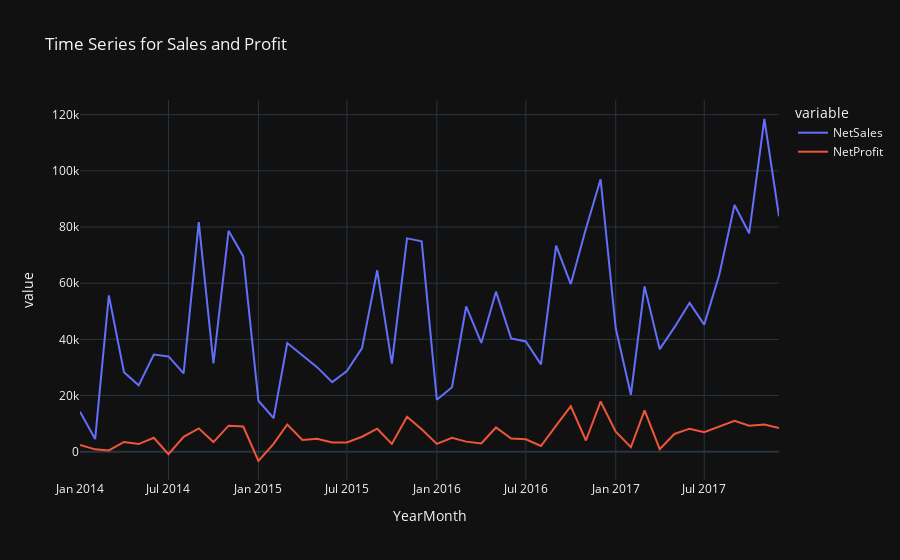

This figure's notebook cell:
### Code cell
px.line(data_frame=monthly_df, x="YearMonth", y=["NetSales", "NetProfit"], title="Time Series for Sales and Profit")

### Figure 1 — Plotly figure (JSON) as saved in the notebook; plotly's stock layout.template omitted (floating-point values rounded to 4 significant figures)
{"data": [{"hovertemplate": "variable=NetSales<br>YearMonth=%{x}<br>value=%{y}<extra></extra>", "legendgroup": "NetSales", "line": {"color": "#636efa", "dash": "solid"}, "marker": {"symbol": "circle"}, "mode": "lines", "name": "NetSales", "orientation": "v", "showlegend": true, "x": ["2014-01", "2014-02", "2014-03", "2014-04", "2014-05", "2014-06", "2014-07", "2014-08", "2014-09", "2014-10", "2014-11", "2014-12", "2015-01", "2015-02", "2015-03", "2015-04", "2015-05", "2015-06", "2015-07", "2015-08", "2015-09", "2015-10", "2015-11", "2015-12", "2016-01", "2016-02", "2016-03", "2016-04", "2016-05", "2016-06", "2016-07", "2016-08", "2016-09", "2016-10", "2016-11", "2016-12", "2017-01", "2017-02", "2017-03", "2017-04", "2017-05", "2017-06", "2017-07", "2017-08", "2017-09", "2017-10", "2017-11", "2017-12"], "xaxis": "x", "y": [14240.0, 4520.0, 55690.0, 28300.0, 23650.0, 34600.0, 33950.0, 27910.0, 81780.0, 31450.0, 78630.0, 69550.0, 18170.0, 11950.0, 38730.0, 34200.0, 30130.0, 24800.0, 28770.0, 36900.0, 64600.0, 31400.0, 75970.0, 74920.0, 18540.0, 22980.0, 51720.0, 38750.0, 56990.0, 40340.0, 39260.0, 31120.0, 73410.0, 59690.0, 79410.0, 97000.0, 43970.0, 20300.0, 58870.0, 36520.0, 44260.0, 52980.0, 45260.0, 63120.0, 87870.0, 77780.0, 118400.0, 83830.0], "yaxis": "y", "type": "scatter"}, {"hovertemplate": "variable=NetProfit<br>YearMonth=%{x}<br>value=%{y}<extra></extra>", "legendgroup": "NetProfit", "line": {"color": "#EF553B", "dash": "solid"}, "marker": {"symbol": "circle"}, "mode": "lines", "name": "NetProfit", "orientation": "v", "showlegend": true, "x": ["2014-01", "2014-02", "2014-03", "2014-04", "2014-05", "2014-06", "2014-07", "2014-08", "2014-09", "2014-10", "2014-11", "2014-12", "2015-01", "2015-02", "2015-03", "2015-04", "2015-05", "2015-06", "2015-07", "2015-08", "2015-09", "2015-10", "2015-11", "2015-12", "2016-01", "2016-02", "2016-03", "2016-04", "2016-05", "2016-06", "2016-07", "2016-08", "2016-09", "2016-10", "2016-11", "2016-12", "2017-01", "2017-02", "2017-03", "2017-04", "2017-05", "2017-06", "2017-07", "2017-08", "2017-09", "2017-10", "2017-11", "2017-12"], "xaxis": "x", "y": [2450.0, 862.3, 498.7, 3489.0, 2739.0, 4977.0, -841.5, 5318.0, 8328.0, 3448.0, 9292.0, 8984.0, -3281.0, 2814.0, 9732.0, 4187.0, 4668.0, 3336.0, 3289.0, 5356.0, 8209.0, 2817.0, 12470.0, 8017.0, 2825.0, 5005.0, 3612.0, 2978.0, 8662.0, 4750.0, 4433.0, 2062.0, 9329.0, 16240.0, 4011.0, 17890.0, 7140.0, 1614.0, 14750.0, 933.3, 6343.0, 8223.0, 6953.0, 9041.0, 10990.0, 9275.0, 9690.0, 8483.0], "yaxis": "y", "type": "scatter"}], "layout": {"xaxis": {"anchor": "y", "domain": [0.0, 1.0], "title": {"text": "YearMonth"}}, "yaxis": {"anchor": "x", "domain": [0.0, 1.0], "title": {"text": "value"}}, "legend": {"title": {"text": "variable"}, "tracegroupgap": 0}, "title": {"text": "Time Series for Sales and Profit"}}}
